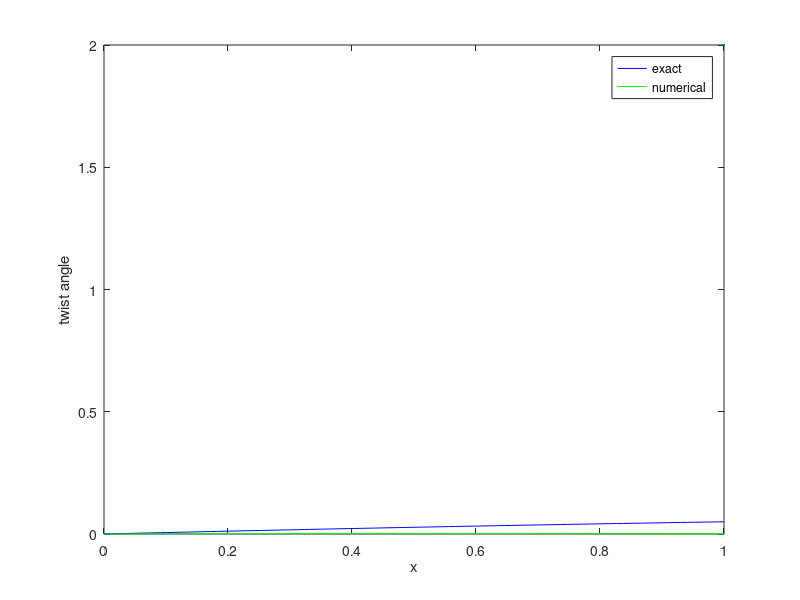

The MATLAB source for this figure:
mu=100;
J=1;
m0=2;
L=1;
x=linspace(0,1,100)
thetax=-m0/(2*mu*J)*x.^2+3*m0*L/(mu*J)*x
thetaxrrm=4*m0*L^2/(mu*J*pi^3)*sin(pi*x/L)
plot(x,thetax,'b-',x,thetaxrrm,'g-',LineWidth=2)
xlabel('x')
ylabel('twist angle')
legend('exact','numerical')
